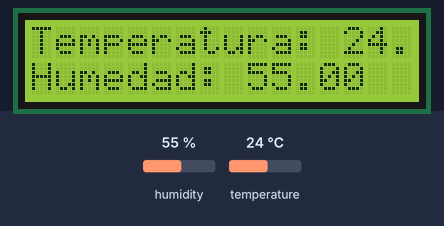
A sketch run on a simulated Arduino Mega 2560, built with avr-gcc and run on an emulated ATmega2560. Shown: 16×2 character LCD. The inputs (shaded band) are chosen by the test bench; at power-on: humidity 55 %, temperature 24 °C. What the sketch prints to the serial monitor is not drawn.

Above: at 1.2 s.
1.3 s: humidity set to 22 %
At 3.0 s:
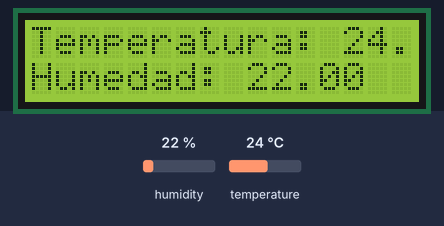
4.0 s: temperature set to 12 °C
At 4.7 s:
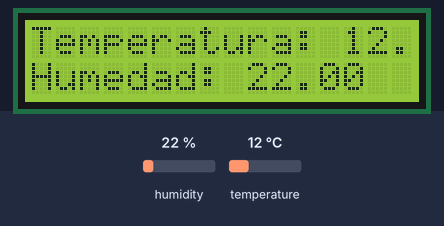
6.7 s: humidity set to 40 %
At 9.1 s:
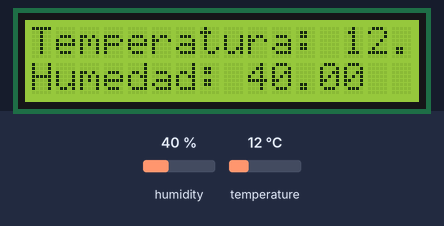
9.7 s: temperature set to 19 °C
At 10.8 s:
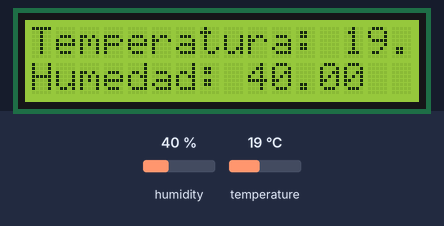
Timing chart, 0 to 12.7 s (numbered marks = the images above; inputs shaded):
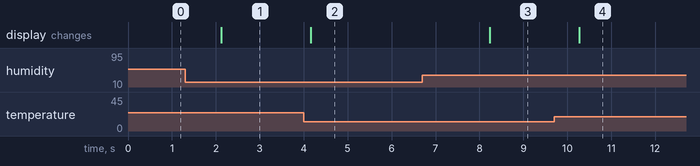

The sketch:

DHT11-LCD.ino
```cpp
#include <LiquidCrystal.h>
#include <DHT.h>

DHT dht(52, DHT11); //Pin de entrada 52 y tipo de sensor

LiquidCrystal lcd(43, 41, 53, 51, 49, 47);

void setup() {
  // put your setup code here, to run once:
  dht.begin();

  lcd.begin(16,2); //Define el tamaño del LCD
  lcd.setCursor(0,0); //Donde inicia el cursor

  Serial.begin(9600);

}

void loop() {
  // put your main code here, to run repeatedly:
  float temperatura = dht.readTemperature();
  float humedad = dht.readHumidity();

  lcd.setCursor(0,0);
  lcd.print("Temperatura: ");
  lcd.print(temperatura);
  lcd.setCursor(0,1);
  lcd.print("Humedad: ");
  lcd.print(humedad);

  Serial.print("\nTemperatura: ");
  Serial.print(temperatura);

  Serial.print("\nHumedad: ");
  Serial.print(humedad);

  delay(1000);
}
```

Measured:
- after the input at 1.3 s, the display: changes after 0.83 s (image 1)
- after the input at 4.0 s, the display: changes after 0.16 s (image 2)
- after the input at 6.7 s, the display: changes after 1.5 s (image 3)
- after the input at 9.7 s, the display: changes after 0.57 s (image 4)
